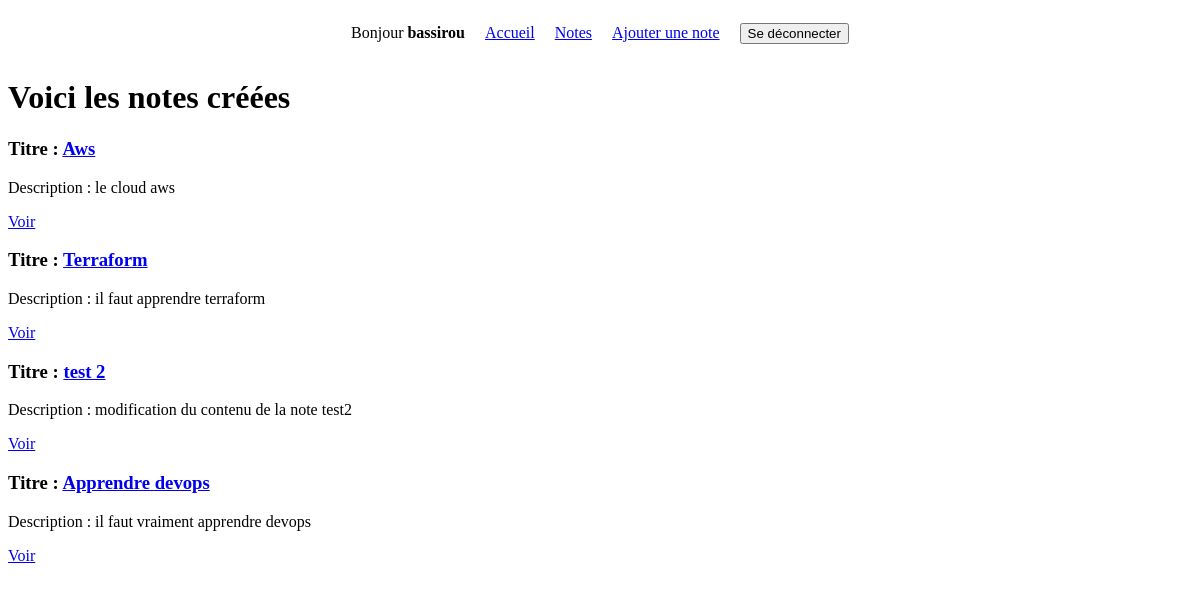
/home/notes/ (signed in), run on an earlier commit of the app's database.
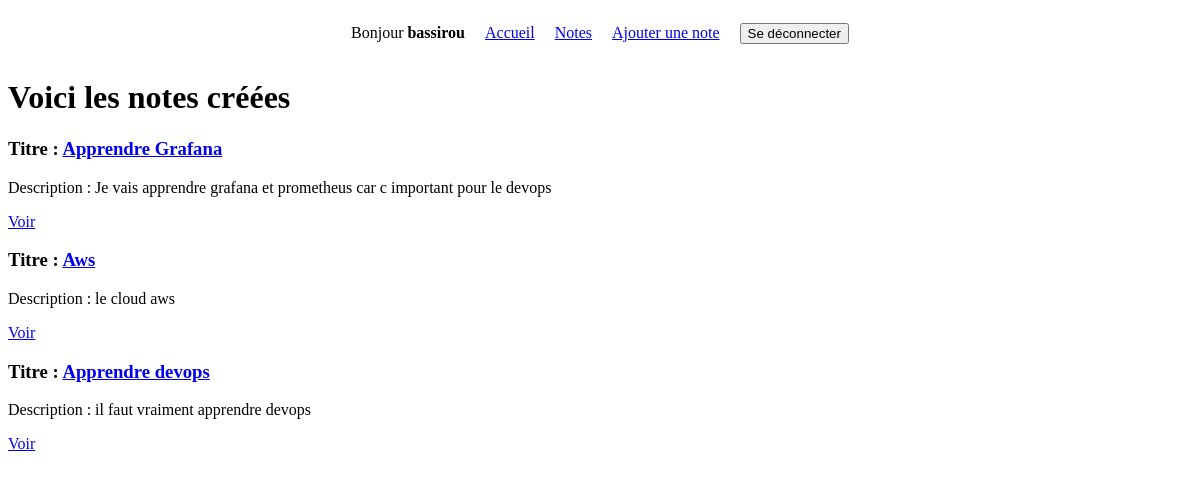
And on a later commit of the database.
### notes/models.py (models this page shows, shortened)
class Note(models.Model):
    user = models.ForeignKey(User, on_delete=models.CASCADE)
    title = models.CharField(max_length=200)
    content = models.TextField()
    created_at = models.DateTimeField(auto_now_add=True)
    updated_at = models.DateTimeField(auto_now_add=True)
    class Meta:
        ordering = ["-created_at"]

### notes/views.py (the view)
# urls.py: path("notes/", NotesView.as_view(), name="notes"),
class NotesView(LoginRequiredMixin, ListView):
    model = Note
    template_name = "notes/notes.html"
    context_object_name = "notes"

### notes/templates/notes/notes.html
{% extends "base.html" %}
{% block content%}
 <h1> Voici les notes créées </h1>
    {% for note in notes%}
    <h3>Titre : <a href="{% url 'detail' note.pk %}"> {{ note.title }} </a></h3>
    <p>Description : {{ note.content}}</p>
    <a href="{% url 'detail' note.pk %}">Voir </a>
    {% endfor %}
{% endblock %}

### templates/base.html (shortened to what this page needs)
<!DOCTYPE html>
<html lang="en">
<head>
</head>
<body>
    <nav style="display: flex; align-items: center; justify-content: center; gap: 20px; margin-bottom: 20px;">
        {% if request.user.is_authenticated %}
            <p>Bonjour <strong>{{ user.username }} </strong></p>
            <a href="{% url 'home' %}">Accueil</a>
            <a href="{% url 'notes' %}">Notes</a>
            <a href="{% url 'creer' %}"> Ajouter une note </a>
            <form method="Post" action="{% url 'logout' %}">
                <input type="submit" value="Se déconnecter">
            </form>
        {% else %}
            <a href="{% url 'home' %}">Accueil</a>
            <a href="{% url 'register' %}">S'inscrire</a>
            <a href="{% url 'login' %}">Se connecter </a>
        {% endif %}
    </nav>
    {% block content%}
    {% endblock %}
</body>
</html>

What changed in the data, as far as the page shows it:
removed Note: title "Terraform", content "il faut apprendre terraform"
removed Note: title "test 2", content "modification du contenu de la note test2"
added Note: title "Apprendre Grafana", content "Je vais apprendre grafana et prometheus car c important pour le devops"
